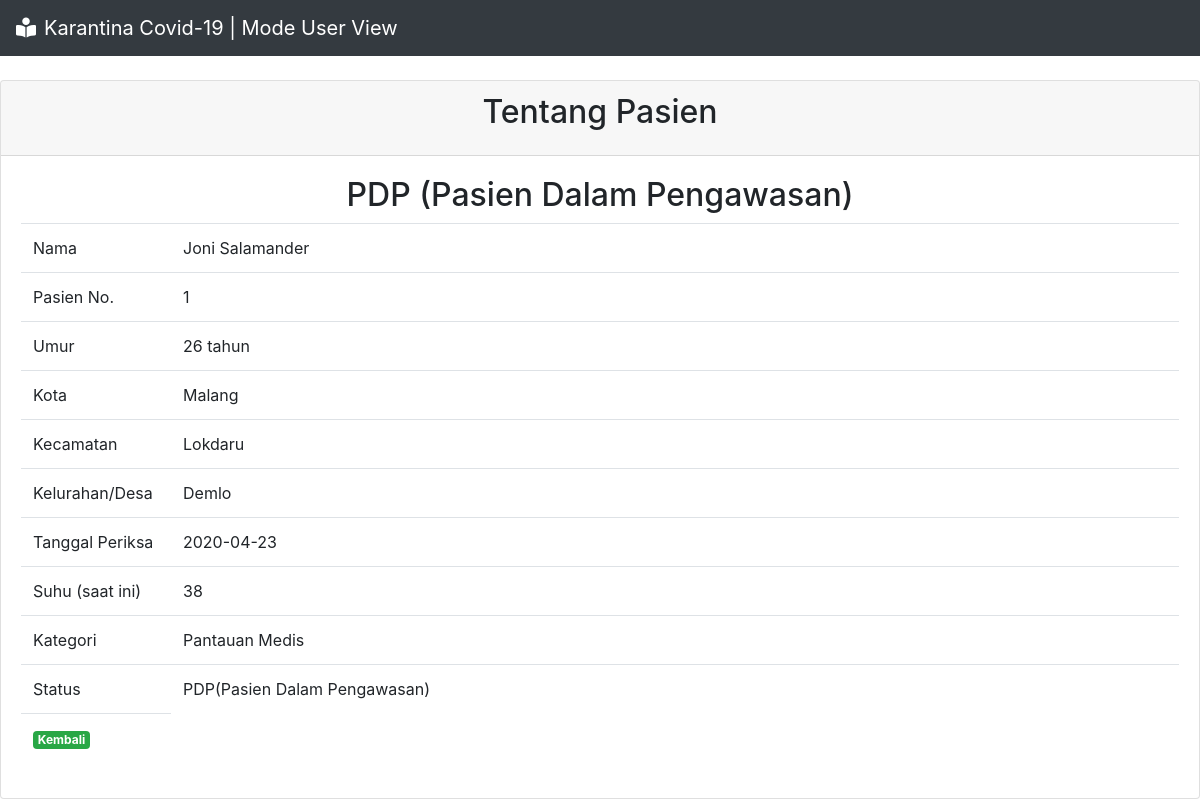
The page /pasien/detail_user.php?id_pasien=1 on the database its author committed.
### tables this page shows
CREATE TABLE `pasien` (
  `id_pasien` int(100) NOT NULL,
  `namalengkap_pasien` varchar(100) NOT NULL,
  `nama_pasien` varchar(250) NOT NULL,
  `umur_pasien` varchar(250) NOT NULL,
  `alamat_pasien` varchar(250) NOT NULL,
  `kecamatan_pasien` varchar(100) NOT NULL,
  `kelurahan_pasien` varchar(100) NOT NULL,
  `tgl_periksa` date NOT NULL,
  `suhu_pasien` int(13) NOT NULL,
  `id_kategori` int(2) NOT NULL,
  `id_status` int(2) NOT NULL
);

CREATE TABLE `rujukan` (
  `id_kategori` int(100) NOT NULL,
  `id_status` int(100) NOT NULL,
  `kategori` varchar(100) NOT NULL,
  `status` varchar(100) NOT NULL
);

### pasien/detail_user.php (the view, shortened to what this page needs)
<?php
include '../koneksi.php';
$id = $_GET["id_pasien"];
$query = mysqli_query($kon, "SELECT * FROM pasien INNER JOIN rujukan  USING(id_kategori) WHERE pasien.id_pasien = '$id' ");
?>
<!DOCTYPE html>
<html lang="en">
<head>
    <link rel="stylesheet" href="http://localhost/tespasien/aset/bootstrap/css/bootstrap.min.css">
    <link rel="stylesheet" href="http://localhost/tespasien/aset/fontawesome/css/all.min.css">
</head>
<body>
<nav class="navbar navbar-expand-lg navbar-dark bg-dark">
   <a class="navbar-brand" href="index.php"><i class="fas fa-book-reader text-white mr-2"></i>Karantina Covid-19 | Mode User View</a>
  <div class="collapse navbar-collapse" id="navbarNav">
      <nav class="navbar navbar-expand-lg navbar-dark bg-dark">
  </div>
</nav>
<center>
            <div class="card">
            <div class="card-header">
            <h2 class="card-title">Tentang Pasien</h2>
            </div>
            <div class="card-body">
                <table class="table">
                <?php
                    while($pasien_karantina = mysqli_fetch_assoc($query)):?>
                    <tr>
                        <td width="150px">Nama</td>
                        <td><?= $pasien_karantina['namalengkap_pasien']?></td>
                    </tr>
                    <tr>
                        <td>Pasien No.</td>
                        <td><?= $pasien_karantina['id_pasien']?></td>
                    </tr>
                    <tr>
                        <td>Umur</td>
                        <td><?= $pasien_karantina['umur_pasien']?></td>
                    </tr>
                    <tr>
                        <td>Kota</td>
                        <td><?= $pasien_karantina['alamat_pasien']?></td>
                    </tr>
                    <tr>
                        <td>Kecamatan</td>
                        <td><?= $pasien_karantina['kecamatan_pasien']?></td>
                    </tr>
                    <tr>
                        <td>Kelurahan/Desa</td>
                        <td><?= $pasien_karantina['kelurahan_pasien']?></td>
                    </tr>
                    <tr>
                        <td>Tanggal Periksa</td>
                        <td><?= $pasien_karantina['tgl_periksa']?></td>
                    </tr>
                    <tr>
                        <td>Suhu (saat ini)</td>
                        <td><?= $pasien_karantina['suhu_pasien']?></td>
                    </tr>
                    <?php
                            $id =['suhu_pasien'];
                            if ($id > 37) {
                            echo "<h2>PDP (Pasien Dalam Pengawasan)</h2>";
                            } else  {
                            echo "<h2>ODP(Orang Dalam Pengawasan)</h2>";
                            }
                    ?>
                  <tr>
                        <td>Kategori</td>
                        <td><?=  $pasien_karantina['kategori']?></td>
                    </tr>
                    <tr>
                        <td>Status</td>
                        <td><?= $pasien_karantina['status']?></td>
                    </tr>
                    <td>
                    <a href="indexuser.php" class="badge badge-success">Kembali</a>
                    </td>
                 <?php
                   endwhile;
                 ?>
                </center>
                            </body>
</html>

### rows shown on the page
pasien: namalengkap_pasien "Joni Salamander", id_pasien "1", umur_pasien "26 tahun", alamat_pasien "Malang", kecamatan_pasien "Lokdaru", kelurahan_pasien "Demlo", tgl_periksa "2020-04-23", suhu_pasien "38", id_kategori.kategori "Pantauan Medis", id_kategori.status "PDP(Pasien Dalam Pengawasan)"
